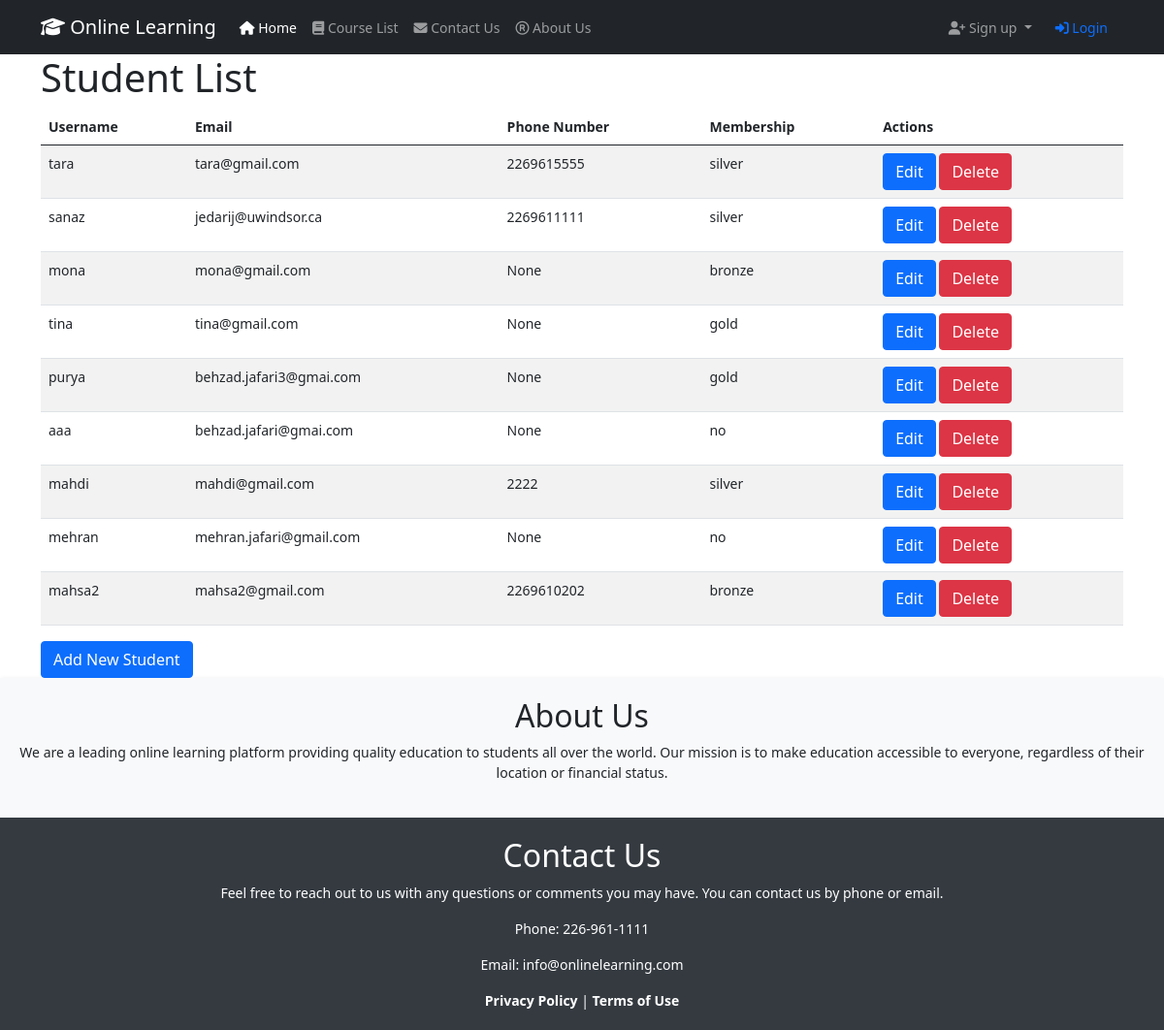
/students/, run on an earlier commit of the app's database.
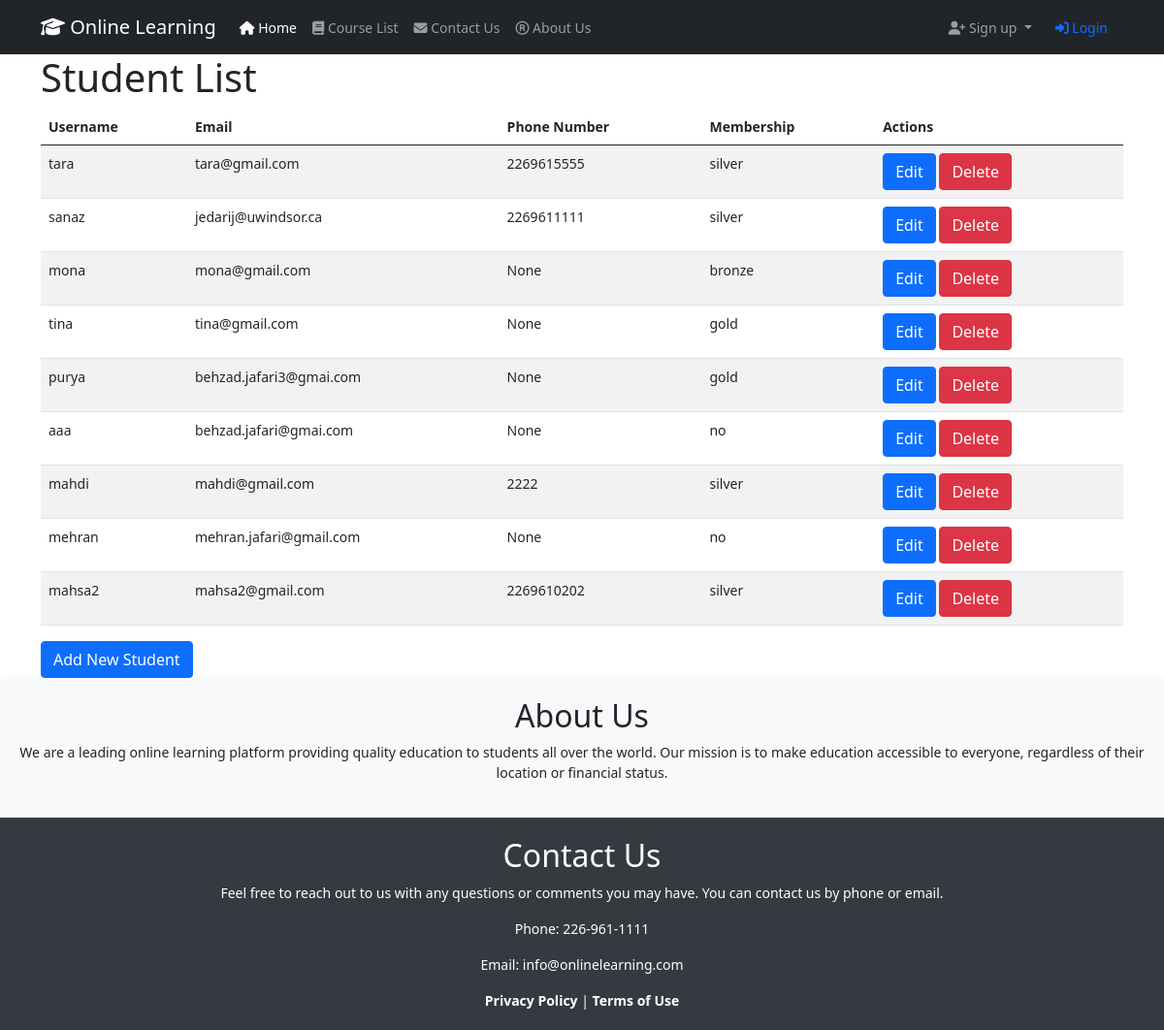
And on a later commit of the database.
### WhiteboardApp/models.py (models this page shows, shortened)
class Student(models.Model):
    user = models.OneToOneField(User, on_delete=models.CASCADE, related_name='student')
    profile_picture = models.ImageField(upload_to='profile_pictures/', null=True, blank=True)
    bio = models.TextField(blank=True)
    date_of_birth = models.DateField(null=True, blank=True)
    address = models.CharField(max_length=255, blank=True)
    website = models.URLField(blank=True)
    phone_number = models.CharField(max_length=15, null=True, blank=True)
    courses_enrolled = models.ManyToManyField(Course, through='Enrollment')
    membership = models.ForeignKey(Membership, on_delete=models.SET_NULL, null=True, default=0)
    additional_data = models.JSONField(blank=True, null=True)
    class Meta:
        db_table = 'WhiteboardApp_student'
        verbose_name = 'student'
        verbose_name_plural = 'students'

class Membership(models.Model):
    MEMBERSHIP_CHOICES = (
        ('no', 'No-Membership'),
        ('gold', 'Gold'),
        ('silver', 'Silver'),
        ('bronze', 'Bronze'),
    )
    name = models.CharField(max_length=100, choices=MEMBERSHIP_CHOICES)
    description = models.TextField()
    price = models.DecimalField(max_digits=8, decimal_places=2)
    benefits = models.TextField()

### WhiteboardApp/views.py (the view)
# urls.py: path('students/', views.student_list, name='student-list'),
def student_list(request):
    students = Student.objects.all()
    return render(request, 'StudentTemplates/student_list.html', {'students': students})

### templates/StudentTemplates/student_list.html (shortened to what this page needs)
{% extends 'base.html' %}
{% block content %}
  <h1>Student List</h1>
      <table class="table table-striped table-hover">
    <thead>
      <tr>
        <th>Username</th>
        <th>Email</th>
        <th>Phone Number</th>
        <th>Membership</th>
        <th>Actions</th>
      </tr>
    </thead>
    <tbody>
      {% for student in students %}
      <tr>
        <td>{{ student.user.username}}</td>
        <td>{{ student.user.email }}</td>
        <td>{{ student.phone_number }}</td>
        <td>{{ student.membership.name }}</td>
        <td>
            <a href="{% url 'WhiteboardApp:student-update' student.pk %}" class="btn btn-primary">Edit</a>
            <a href="{% url 'WhiteboardApp:student-update' student.pk %}" class="btn btn-danger">Delete</a>
        </td>
      </tr>
      {% endfor %}
    </tbody>
  </table>
  <a href="{% url 'WhiteboardApp:student-create' %}" class="btn btn-primary">Add New Student</a>
{% endblock %}

What changed in the data, as far as the page shows it:
changed Student "mahsa2": membership.name "bronze" → "silver"
